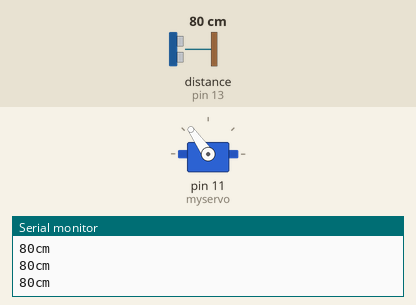
The sketch below on a simulated Arduino Uno, built with avr-gcc and run on an emulated ATmega328P. Shown: servo, the last lines printed to the serial monitor. Wiring (inferred from the names in the program): ultrasonic range finder: trigger pin 12; echo pin 13. The inputs (shaded band) are chosen by the test bench; at power-on: distance to the obstacle (sensor on pin 13) 80 cm. The echo pulse lasts 58.3 µs per cm.

Above: at 4.2 s.
4.3 s: distance to the obstacle (sensor on pin 13) set to 2 cm
At 5.4 s:
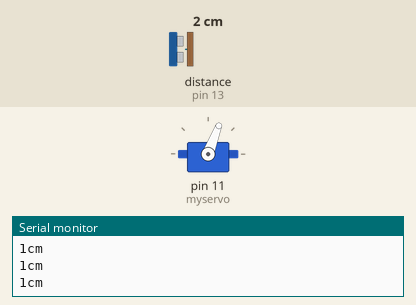
7.3 s: distance to the obstacle (sensor on pin 13) set to 250 cm
At 8.4 s:
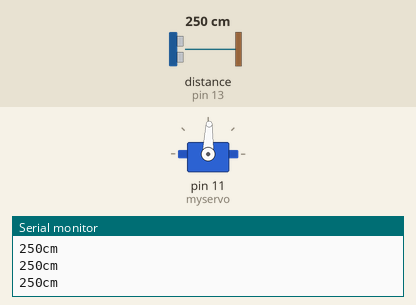
10.3 s: distance to the obstacle (sensor on pin 13) set to 4 cm
At 11.0 s:
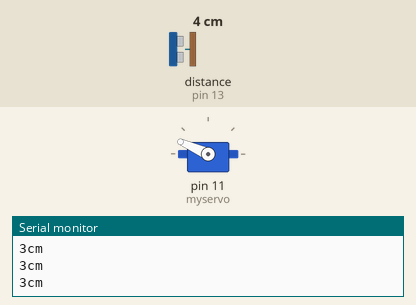
13.3 s: distance to the obstacle (sensor on pin 13) set to 18 cm
Timing chart, 0 to 17.3 s (numbered marks = the images above; inputs shaded):
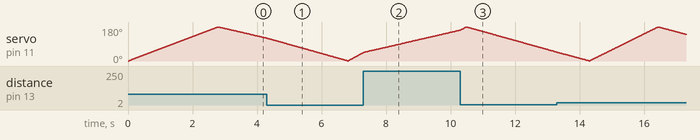

Measured:
- by itself, servo on pin 11 (myservo): rises from 0° to 180° in 2.8 s, then falls to 121° in 1.5 s

The sketch:

radar.ino
```cpp
#include <Servo.h>
Servo myservo;
int trig = 12;
int echo = 13;
long dur, cm;

void setup() {
myservo.attach(11);
Serial.begin (9600);
pinMode(trig, OUTPUT);
pinMode(echo, INPUT);
}
void loop(){

for (int i=0; i<180; i++ ){
      myservo.write(i);
digitalWrite(trig, LOW);
delayMicroseconds(5);
digitalWrite(trig, HIGH);
delayMicroseconds(10);
digitalWrite(trig, LOW);
pinMode(echo, INPUT);
dur = pulseIn(echo, HIGH);
cm = (dur/2) / 29.1;
Serial.print(cm);
Serial.print("cm");
Serial.println();
delay(10);
}
 for (int i=180; i>0; i-- ){
   // myservo1.write(i);
    myservo.write(i);
    delay(10);
   digitalWrite(trig, LOW);
delayMicroseconds(5);
digitalWrite(trig, HIGH);
delayMicroseconds(10);
digitalWrite(trig, LOW);
pinMode(echo, INPUT);
dur = pulseIn(echo, HIGH);
cm = (dur/2) / 29.1;
Serial.print(cm);
Serial.print("cm");
Serial.println();
delay(10);
    }
}
```
